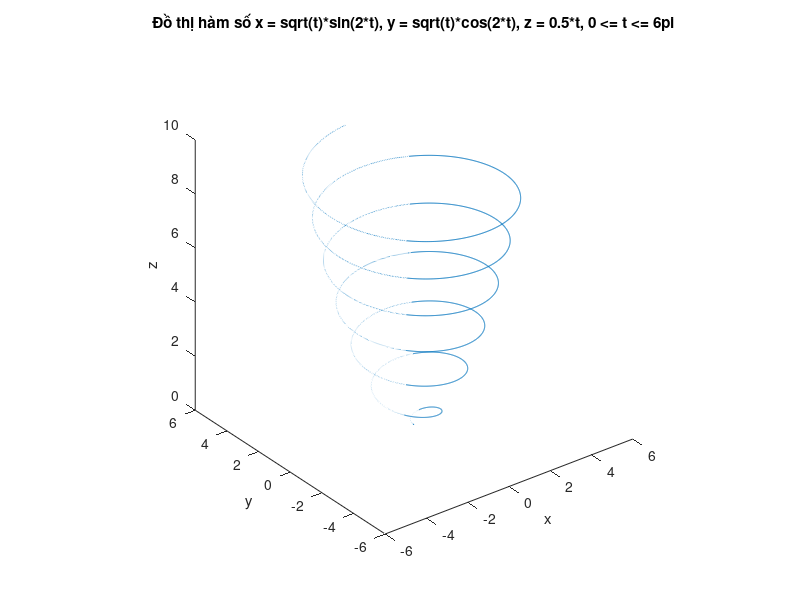

The MATLAB script that drew this image:
t = 0: pi/1000 : 6*pi;

x = sqrt(t).*sin(2*t);
y = sqrt(t).*cos(2*t);
z = 0.5*t;

figure('Name', 'Bài tập 8', 'NumberTitle', 'off')
plot3(x, y, z);
xlabel('x');
ylabel('y');
zlabel('z');
axis square;
title('Đồ thị hàm số x = sqrt(t)*sin(2*t), y = sqrt(t)*cos(2*t), z = 0.5*t, 0 <= t <= 6pi');